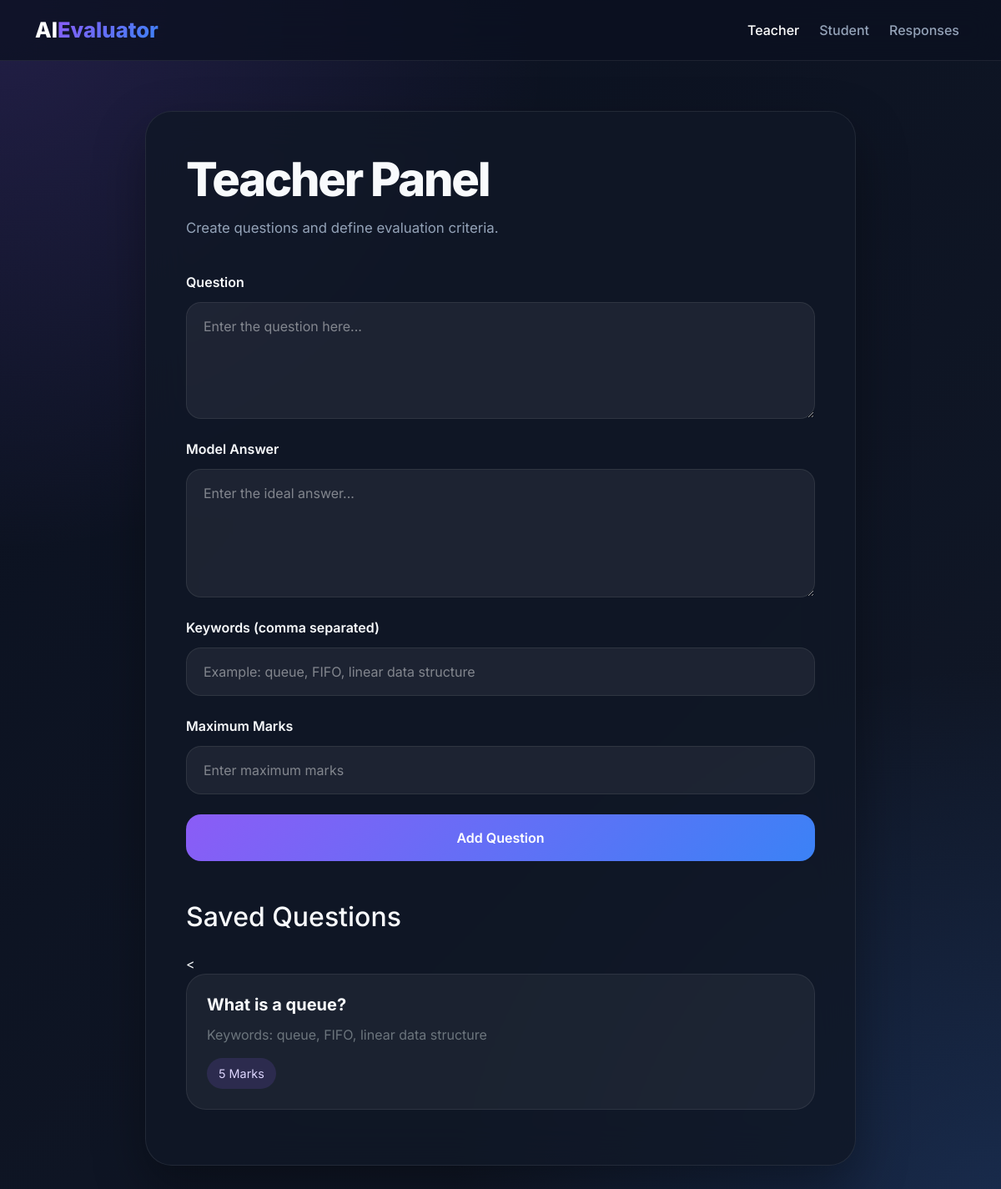
Page /teacher (signed in) on the earlier database version.
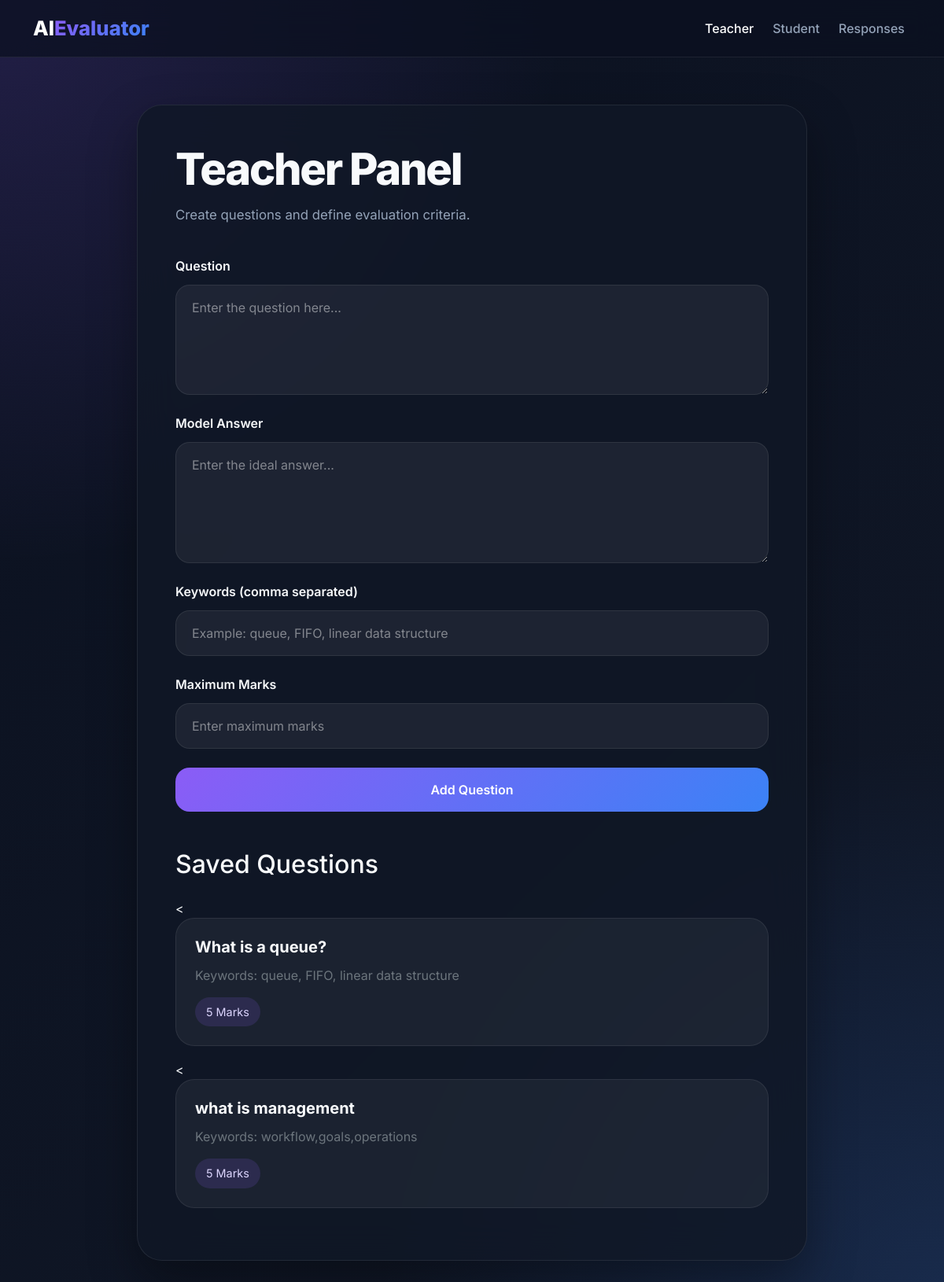
Same page on the later database version.
### tables this page shows
CREATE TABLE questions (
            id INTEGER PRIMARY KEY AUTOINCREMENT,
            question TEXT NOT NULL,
            model_answer TEXT NOT NULL,
            keywords TEXT NOT NULL,
            max_marks INTEGER NOT NULL
        );

### app.py (the view, shortened to what this page needs)
@app.route("/teacher", methods=["GET", "POST"])
def teacher():
    if not session.get("teacher_logged_in"):
        return redirect("/login")
    conn = sqlite3.connect("database.db")
    cursor = conn.cursor()
    cursor.execute("SELECT * FROM questions")
    questions = cursor.fetchall()
    conn.close()
    return render_template("teacher.html", questions=questions)

### templates/teacher.html (shortened to what this page needs)
<!DOCTYPE html>
<html lang="en">
<head>
    <link href="https://cdn.jsdelivr.net/npm/bootstrap@5.3.7/dist/css/bootstrap.min.css" rel="stylesheet">
    <link rel="stylesheet" href="{{ url_for('static', filename='style.css') }}">
</head>
<body>
    <nav class="navbar navbar-expand-lg navbar-dark navbar-custom">
        <div class="container">
            <a class="brand" href="/teacher">
                AI<span>Evaluator</span>
            </a>
            <div class="navbar-nav ms-auto gap-2">
                <a class="nav-link active" href="/teacher">Teacher</a>
                <a class="nav-link" href="/student">Student</a>
                <a class="nav-link" href="/responses">Responses</a>
            </div>
        </div>
    </nav>
    <div class="page-container">
        <div class="dashboard-card">
            <h1 class="page-title">Teacher Panel</h1>
            <p class="page-subtitle">
                Create questions and define evaluation criteria.
            </p>
            <form method="POST">
                <label for="question" class="form-label">
                    Question
                </label>
                <textarea
                    id="question"
                    name="question"
                    class="form-control"
                    rows="4"
                    placeholder="Enter the question here..."
                    required></textarea>
                <label for="model_answer" class="form-label mt-4">
                    Model Answer
                </label>
                <textarea
                    id="model_answer"
                    name="model_answer"
                    class="form-control"
                    rows="5"
                    placeholder="Enter the ideal answer..."
                    required></textarea>
                <label for="keywords" class="form-label mt-4">
                    Keywords (comma separated)
                </label>
                <input
                    type="text"
                    id="keywords"
                    name="keywords"
                    class="form-control"
                    placeholder="Example: queue, FIFO, linear data structure"
                    required>
                <label for="max_marks" class="form-label mt-4">
                    Maximum Marks
                </label>
                <input
                    type="number"
                    id="max_marks"
                    name="max_marks"
                    class="form-control"
                    min="1"
                    max="100"
                    placeholder="Enter maximum marks"
                    required>
                <button type="submit" class="btn-primary-custom mt-4">
                    Add Question
                </button>
            </form>
            <h2 class="mt-5 mb-4">Saved Questions</h2>
            {% for q in questions %}
                <<div class="question-card">
    <h5>{{ q[1] }}</h5>
    <p class="text-secondary mb-3">
        Keywords: {{ q[3] }}
    </p>
    <span class="badge-marks">
        {{ q[4] }} Marks
    </span>
</div>
            {% endfor %}
        </div>
    </div>
</body>
</html>

### static/style.css (style rules this page uses)
:root { --bg: #0b1120; --bg-secondary: #111827; --card: rgba(17, 24, 39, 0.82); --card-light: rgba(255, 255, 255, 0.05); --primary: #8b5cf6; --secondary: #3b82f6; --text: #f8fafc; --muted: #94a3b8; --border: rgba(255, 255, 255, 0.08); --shadow: 0 25px 60px rgba(0, 0, 0, 0.35); }
* { margin: 0; padding: 0; box-sizing: border-box; font-family: "Inter", sans-serif; }
body { min-height: 100vh; color: var(--text); background: radial-gradient(circle at top left, rgba(139, 92, 246, 0.18), transparent 35%), radial-gradient(circle at bottom right, rgba(59, 130, 246, 0.18), transparent 35%), linear-gradient(135deg, var(--bg) 0%, var(--bg-secondary) 100%); }
.navbar-custom { background: rgba(11, 17, 32, 0.75); backdrop-filter: blur(18px); border-bottom: 1px solid var(--border); padding: 1rem 0; }
.brand { font-size: 1.6rem; font-weight: 800; color: white; text-decoration: none; }
.brand span { background: linear-gradient( 135deg, var(--primary), var(--secondary) ); -webkit-background-clip: text; color: transparent; }
.nav-link { color: var(--muted) !important; font-weight: 500; transition: 0.2s ease; }
.nav-link:hover, .nav-link.active { color: white !important; }
.page-container { max-width: 900px; margin: 60px auto; padding: 0 24px; }
.dashboard-card { background: var(--card); border: 1px solid var(--border); border-radius: 32px; padding: 48px; backdrop-filter: blur(24px); box-shadow: var(--shadow); }
.page-title { font-size: clamp(2.4rem, 5vw, 3.5rem); font-weight: 800; letter-spacing: -0.04em; margin-bottom: 12px; }
.page-subtitle { color: var(--muted); font-size: 1.05rem; margin-bottom: 40px; }
.form-label { color: var(--text); font-weight: 600; margin-bottom: 12px; }
.form-control, .form-select { background: rgba(255, 255, 255, 0.06) !important; color: white !important; border: 1px solid rgba(255, 255, 255, 0.08) !important; border-radius: 18px; padding: 16px 20px; min-height: 58px; transition: all 0.2s ease; }
.form-control::placeholder { color: rgba(255, 255, 255, 0.45); }
textarea.form-control { min-height: 140px; resize: vertical; }
.btn-primary-custom { display: block; width: 100%; padding: 16px; border: none; border-radius: 18px; background: linear-gradient( 135deg, var(--primary), var(--secondary) ); color: white; font-weight: 600; font-size: 1rem; transition: all 0.25s ease; }
.question-card, .portal-card { background: var(--card-light); border: 1px solid var(--border); border-radius: 24px; transition: all 0.25s ease; }
.question-card { padding: 24px; margin-bottom: 18px; }
.portal-card h3, .question-card h5 { font-weight: 700; margin-bottom: 12px; }
.badge-marks { display: inline-block; background: rgba(139, 92, 246, 0.15); color: #ddd6fe; padding: 8px 14px; border-radius: 999px; font-size: 0.9rem; }

Differences in the rows shown:
added questions: question "what is management", keywords "workflow,goals,operations", max_marks "5"
